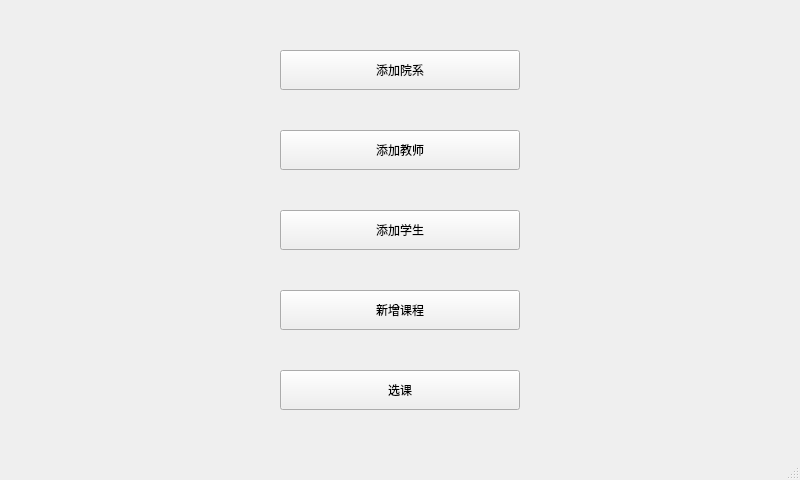
<?xml version="1.0" encoding="UTF-8"?>
<ui version="4.0">
 <class>MainWindow</class>
 <widget class="QMainWindow" name="MainWindow">
  <property name="geometry">
   <rect>
    <x>0</x>
    <y>0</y>
    <width>800</width>
    <height>480</height>
   </rect>
  </property>
  <property name="windowTitle">
   <string>选课管理系统 by WDZRMPCBIT</string>
  </property>
  <widget class="QWidget" name="centralwidget">
   <widget class="QPushButton" name="add_college_button">
    <property name="geometry">
     <rect>
      <x>280</x>
      <y>50</y>
      <width>240</width>
      <height>40</height>
     </rect>
    </property>
    <property name="text">
     <string>添加院系</string>
    </property>
   </widget>
   <widget class="QPushButton" name="add_teacher_button">
    <property name="geometry">
     <rect>
      <x>280</x>
      <y>130</y>
      <width>240</width>
      <height>40</height>
     </rect>
    </property>
    <property name="text">
     <string>添加教师</string>
    </property>
   </widget>
   <widget class="QPushButton" name="add_student_button">
    <property name="geometry">
     <rect>
      <x>280</x>
      <y>210</y>
      <width>240</width>
      <height>40</height>
     </rect>
    </property>
    <property name="text">
     <string>添加学生</string>
    </property>
   </widget>
   <widget class="QPushButton" name="add_course_button">
    <property name="geometry">
     <rect>
      <x>280</x>
      <y>290</y>
      <width>240</width>
      <height>40</height>
     </rect>
    </property>
    <property name="text">
     <string>新增课程</string>
    </property>
   </widget>
   <widget class="QPushButton" name="select_course_button">
    <property name="geometry">
     <rect>
      <x>280</x>
      <y>370</y>
      <width>240</width>
      <height>40</height>
     </rect>
    </property>
    <property name="text">
     <string>选课</string>
    </property>
   </widget>
  </widget>
  <widget class="QStatusBar" name="statusbar"/>
 </widget>
 <resources/>
 <connections/>
</ui>
